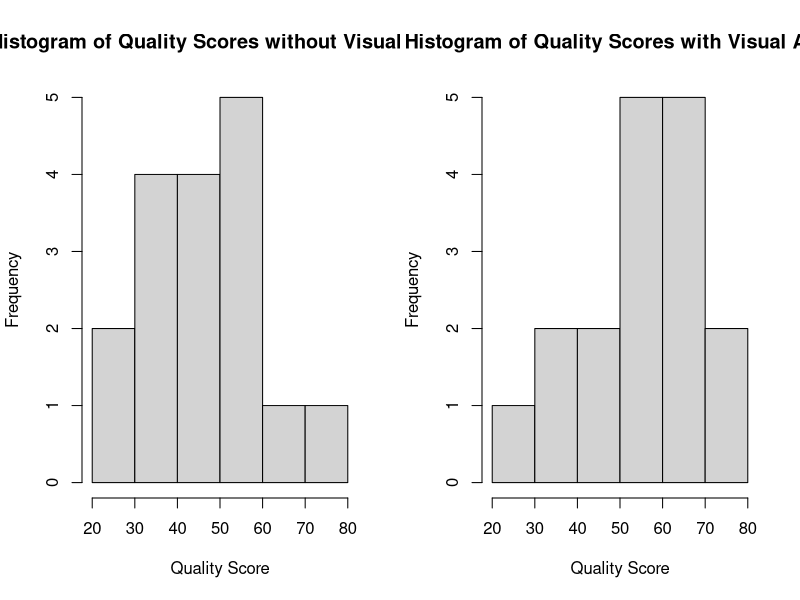
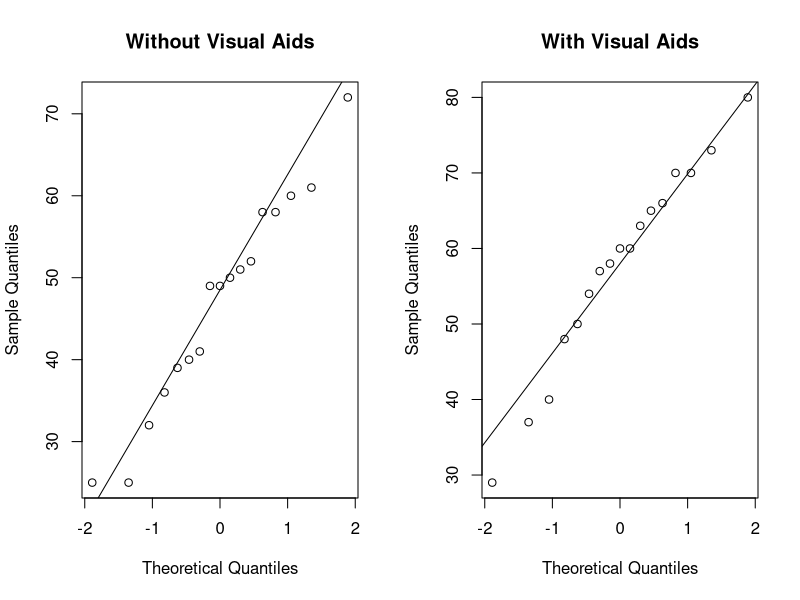
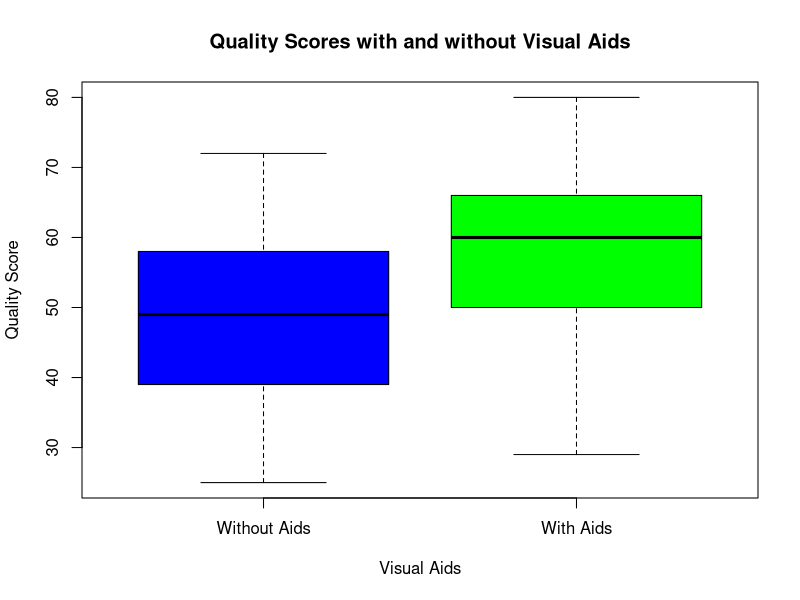

Write the R code that produced these figures, in order.
# Create a dataframe with quality scores for both conditions
Student<-c(1:17)
No_visual_aids<-c(50,60,58,72,36,51,49,49,25,52,41,32,58,39,25,40,61)
With_visual_aids<-c(58,70,60,73,40,63,54,60,29,57,66,37,50,48,80,65,70)
student_data<- data.frame(Student,No_visual_aids,With_visual_aids)
# View the dataframe
student_data
View(student_data)

#structure of dataframe
str(student_data)

# Summary statistics for quality scores without visual aids
summary(student_data$No_visual_aids)

# Summary statistics for quality scores with visual aids
summary(student_data$With_visual_aids)


#Normality Check:
p1<-shapiro.test(student_data$No_visual_aids)
p1
p2<-shapiro.test(student_data$With_visual_aids)
p2

# Histograms for lectures without visual aids
windows(20,16)
par(mfrow=c(1,2))
hist(student_data$No_visual_aids, main="Histogram of Quality Scores without Visual Aids",
     xlab="Quality Score", ylab="Frequency")

# Histograms for lectures with visual aids
hist(student_data$With_visual_aids, main="Histogram of Quality Scores with Visual Aids",
     xlab="Quality Score", ylab="Frequency")

windows(20,16)
par(mfrow=c(1,2))
# QQ plots for lectures without visual aids
qqnorm(student_data$No_visual_aids,main="Without Visual Aids")
qqline(student_data$No_visual_aids)

# QQ plots for lectures with visual aids
qqnorm(student_data$With_visual_aids,main="With Visual Aids")
qqline(student_data$With_visual_aids)
#Boxplot to compare quality scores with and without visual aids
windows(20,16)
boxplot(student_data[,2:3],col = c("blue", "green"), main="Quality Scores with and without Visual Aids", 
        xlab="Visual Aids", ylab="Quality Score", names=c("Without Aids", "With Aids"))

# Paired t-test
t_test <- t.test(student_data$No_visual_aids, student_data$With_visual_aids, paired=TRUE)
t_test




